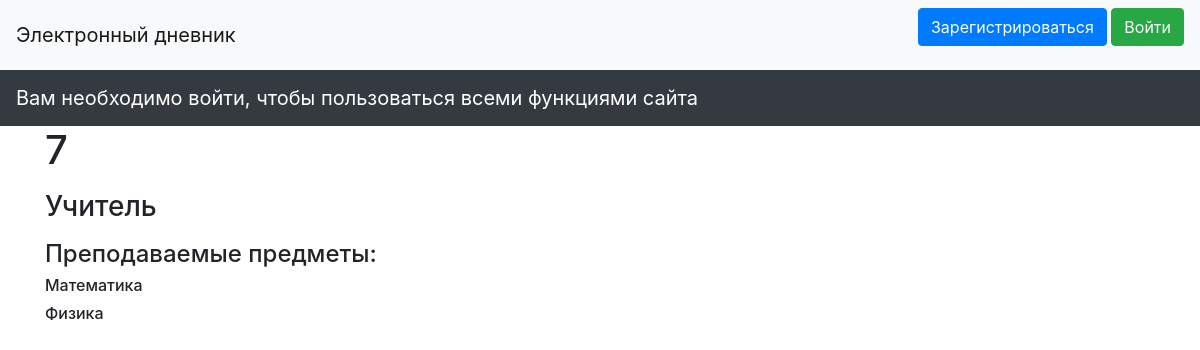
Page /page/1 on the committed database.
### data/users.py (models this page shows, shortened)
class User(SqlAlchemyBase, UserMixin):
    __tablename__ = 'users'
    id = sqlalchemy.Column(sqlalchemy.Integer,
                           primary_key=True, autoincrement=True)
    name = sqlalchemy.Column(sqlalchemy.String, nullable=True)
    about = sqlalchemy.Column(sqlalchemy.Integer, nullable=False)
    sub_info = sqlalchemy.Column(sqlalchemy.String, nullable=True)
    email = sqlalchemy.Column(sqlalchemy.String,
                              index=True, unique=True, nullable=True)
    hashed_password = sqlalchemy.Column(sqlalchemy.String, nullable=True)
    created_date = sqlalchemy.Column(sqlalchemy.DateTime,
                                     default=datetime.datetime.now)
    news = orm.relation("News", back_populates='user')

### data/lessions.py (models this page shows)
class Lession(SqlAlchemyBase):
    __tablename__ = 'lessions'
    id = sqlalchemy.Column(sqlalchemy.Integer,
                           primary_key=True, autoincrement=True)
    name = sqlalchemy.Column(sqlalchemy.String, nullable=True)

### main.py (the view)
@app.route('/page/<int:id>', methods=['GET', 'POST'])
def page(id):
    db_sess = db_session.create_session()
    user = db_sess.query(User).filter(
        User.id == id).first()
    lessions_obj = db_sess.query(U_t_L).filter(id == U_t_L.user_id).all()
    lessions = []
    for l in lessions_obj:
        les_name = db_sess.query(Lession).filter(Lession.id == l.lession_id).first()
        lessions.append(les_name.name)
    return render_template('page.html', user=user, lessions=lessions)

### data/db_session.py (called while the page is built)
def create_session() -> Session:
    global __factory
    return __factory()

### templates/page.html (shortened to what this page needs)
{% extends "base.html" %}
{% block content %}
<h1>{{ user.name }}</h1>
<p>
    {% if user.about==3%}
    <h3>Учитель</h3>
    {% endif %}
</p>
{% if user.about == 3 %}
<h4>Преподаваемые предметы:</h4>
{% for item in lessions %}
<div>
    <h6>{{item}}</h6>
</div>
{% endfor %}
{% elif user.about == 4 %}
<h4>Класс {{user.sub_info}}</h4>
{% endif %}
{% endblock %}

### rows in the picture
User: name "7"
Lession: name "Математика"
Lession: name "Физика"
